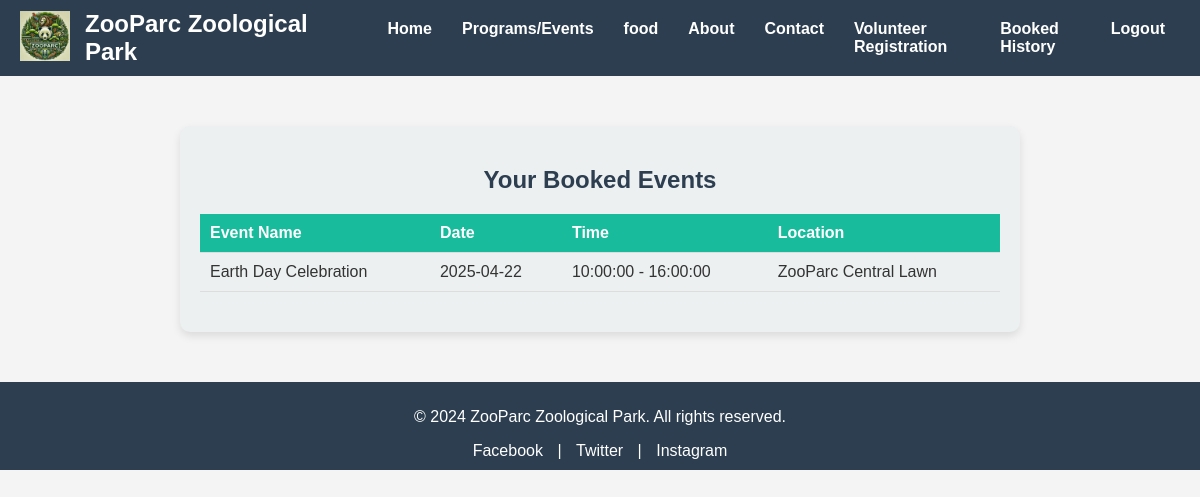
/bookedhistory.php (signed in), run on the app's committed database.
### tables this page shows
CREATE TABLE `bookedevents` (
  `booking_id` int(11) NOT NULL,
  `event_id` int(11) DEFAULT NULL,
  `user_id` int(11) DEFAULT NULL,
  `booking_date` timestamp NOT NULL DEFAULT current_timestamp()
);

CREATE TABLE `events` (
  `event_id` int(11) NOT NULL,
  `event_name` varchar(150) DEFAULT NULL,
  `description` text DEFAULT NULL,
  `event_date` date DEFAULT NULL,
  `start_time` time DEFAULT NULL,
  `end_time` time DEFAULT NULL,
  `location` varchar(100) DEFAULT NULL,
  `image` varchar(255) DEFAULT NULL,
  `created_by` int(11) DEFAULT NULL,
  `created_at` timestamp NOT NULL DEFAULT current_timestamp()
);

### bookedhistory.php (the view, shortened to what this page needs)
<?php
$conn = new mysqli('localhost', 'root', '', 'zoo');
$user_id = $_SESSION['user_id'];
$sql = "SELECT b.*, e.event_name, e.event_date, e.start_time, e.end_time, e.location
        FROM BookedEvents b
        JOIN Events e ON b.event_id = e.event_id
        WHERE b.user_id = ?";
$stmt = $conn->prepare($sql);
$stmt->bind_param("i", $user_id);
$stmt->execute();
$result = $stmt->get_result();
?>
<!DOCTYPE html>
<html lang="en">
<head>
    <link rel="stylesheet" href="css/bookedhistory.css">
</head>
<body>
<?php include('php/header.php'); ?>
<main>
    <section class="booked-history-container">
        <h2>Your Booked Events</h2>
        <?php
        if ($result->num_rows > 0) {
            echo "<table>
                    <thead>
                        <tr>
                            <th>Event Name</th>
                            <th>Date</th>
                            <th>Time</th>
                            <th>Location</th>
                        </tr>
                    </thead>
                    <tbody>";
            while ($row = $result->fetch_assoc()) {
                echo "<tr>
                        <td>{$row['event_name']}</td>
                        <td>{$row['event_date']}</td>
                        <td>{$row['start_time']} - {$row['end_time']}</td>
                        <td>{$row['location']}</td>
                      </tr>";
            }
            echo "</tbody></table>";
        } else {
            echo "<p>You have not booked any events yet.</p>";
        }
        ?>
    </section>
</main>
<?php include('php/footer.php'); ?>
</body>
</html>

### css/bookedhistory.css (style rules this page uses)
body { font-family: 'Arial', sans-serif; background-color: #f4f4f4; color: #333; margin: 0; padding: 0; }
.booked-history-container { max-width: 800px; margin: 50px auto; padding: 20px; background-color: #ecf0f1; border-radius: 10px; box-shadow: 0 4px 8px rgba(0, 0, 0, 0.1); }
h2 { color: #2c3e50; margin-bottom: 20px; text-align: center; }
table { width: 100%; border-collapse: collapse; margin-bottom: 20px; }
table thead { background-color: #18bc9c; color: white; }
table th, table td { padding: 10px; text-align: left; border-bottom: 1px solid #ddd; }

### data on the page
bookedevents: event.event_name "Earth Day Celebration", event.event_date "2025-04-22", event.start_time "10:00:00", event.end_time "16:00:00", event.location "ZooParc Central Lawn"
